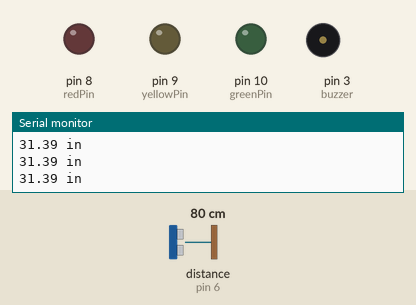
Recording of a sketch running on a simulated Arduino Uno, built with avr-gcc and run on an emulated ATmega328P. Shown: output pins drawn as LEDs (lit = HIGH), buzzer (waves = sounding, pin HIGH), the last lines printed to the serial monitor. Wiring (inferred from the names in the program): ultrasonic range finder: trigger pin 7; echo pin 6. Inputs (shaded band) come from the test bench; at power-on: distance to the obstacle (sensor on pin 6) 80 cm. The echo pulse lasts 58.3 µs per cm; pins used as bus, display or sensor lines are not drawn.

Above: at 1.2 s.
1.3 s: distance to the obstacle (sensor on pin 6) set to 55 cm
2.8 s: distance to the obstacle (sensor on pin 6) set to 48 cm
At 3.9 s:
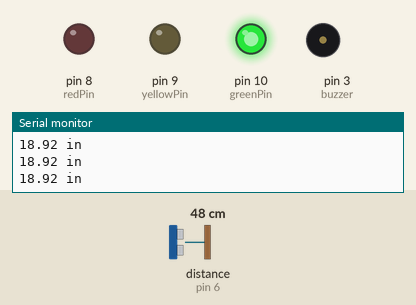
4.3 s: distance to the obstacle (sensor on pin 6) set to 26 cm
7.3 s: distance to the obstacle (sensor on pin 6) set to 21 cm
At 8.3 s:
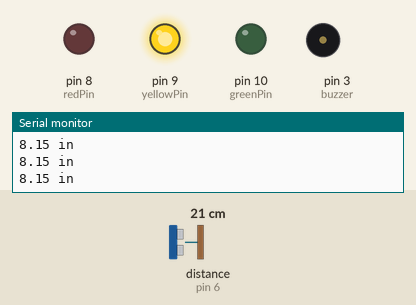
8.8 s: distance to the obstacle (sensor on pin 6) set to 16 cm
10.3 s: distance to the obstacle (sensor on pin 6) set to 12 cm
At 11.6 s:
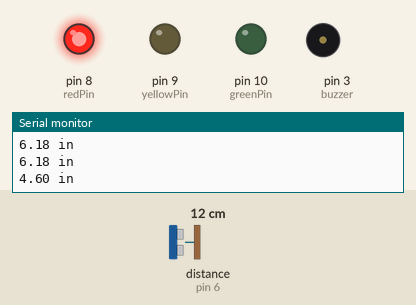
At 12.32 s:
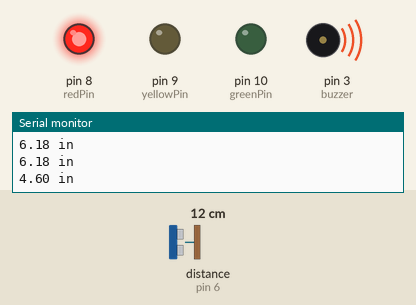
Timing chart, 0 to 13.9 s (numbered marks = the images above; inputs shaded):
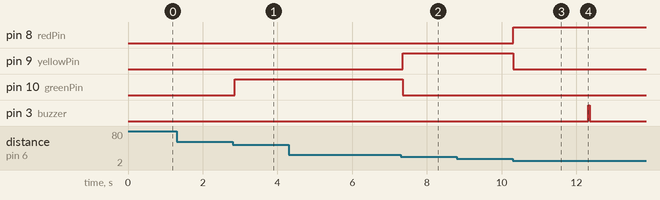

The sketch:

SUMERACRUZ_MP4.ino
```cpp
//SUMERACRUZ, JAMIEL R.
// BSIT-NS0-3A
// MP4


const int trigPin = 7; //connects to the trigger pin on the distance sensor
const int echoPin = 6; //connects to the echo pin on the distance sensor
const int redPin = 8; //pin to control the red LED inside the RGB LED
const int greenPin = 10; //pin to control the green LED inside the RGB LED
const int yellowPin = 9; //pin to control the blue LED inside the RGB LED

const int buzzer = 3;

float distance = 0; //stores the distance measured by the distance sensor

void setup()
{
Serial.begin (9600); //set up a serial connection with the computer
pinMode(trigPin, OUTPUT); //the trigger pin will output pulses of electricity
pinMode(echoPin, INPUT); //the echo pin will measure the duration of pulses coming back from the distance sensor
//set the RGB LED pins to output
pinMode(redPin, OUTPUT);
pinMode(greenPin, OUTPUT);
pinMode(yellowPin, OUTPUT);
 pinMode(buzzer, OUTPUT);

}

void loop() {
distance = getDistance(); //variable to store the distance measured by the sensor
Serial.print(distance); //print the distance that was measured
Serial.println(" in"); //print units after the distance

 if (distance > 10 && distance <= 20) {
    digitalWrite(greenPin, HIGH);
     digitalWrite(redPin, LOW);
      digitalWrite(yellowPin, LOW);
}
 else if (5 < distance && distance <= 9) {
//make the RGB LED yellow
    digitalWrite(yellowPin, HIGH);
      digitalWrite(redPin, LOW);
      digitalWrite(greenPin, LOW);
}
else if (1 < distance && distance <= 5) {
 digitalWrite(redPin, HIGH);
  digitalWrite(greenPin, LOW);
  digitalWrite(yellowPin, LOW);
  digitalWrite (buzzer, LOW) ;
  delay(2000);
  digitalWrite (buzzer, HIGH) ;
}


delay(50); //delay 50ms between each reading
}


//------------------FUNCTIONS-------------------------------
//RETURNS THE DISTANCE MEASURED BY THE HC-SR04 DISTANCE SENSOR
float getDistance()
{
float echoTime; //variable to store the time it takes for a ping to bounce off an object
float calculatedDistance; //variable to store the distance calculated from the echo time
//send out an ultrasonic pulse that's 10ms long
digitalWrite(trigPin, HIGH);
delayMicroseconds(10);
digitalWrite(trigPin, LOW);
echoTime = pulseIn(echoPin, HIGH); //use the pulsein command to see how long it takes for the
//pulse to bounce back to the sensor
calculatedDistance = echoTime / 148.0; //calculate the distance of the object that reflected the pulse (half the bounce time multiplied by the speed of sound)
return calculatedDistance;}
```

Measured:
- the behaviour switches between 52 and 51 cm on distance to the obstacle (sensor on pin 6) (found by bisection; images 0 and 1)
- the behaviour switches between 24 and 23 cm on distance to the obstacle (sensor on pin 6) (found by bisection; images 1 and 2)
- the behaviour switches between 14 and 13 cm on distance to the obstacle (sensor on pin 6) (found by bisection; images 2 and 3)
- after the input at 2.8 s, pin 10 (greenPin): LOW → HIGH after 0.06 s
- after the input at 7.3 s, pin 9 (yellowPin): LOW → HIGH after 0.05 s; pin 10 (greenPin): HIGH → LOW after 0.05 s
- after the input at 10.3 s, pin 8 (redPin): LOW → HIGH at once; pin 9 (yellowPin): HIGH → LOW at once; pin 3 (buzzer): LOW → HIGH after 2.0 s, → LOW 0.05 s later
